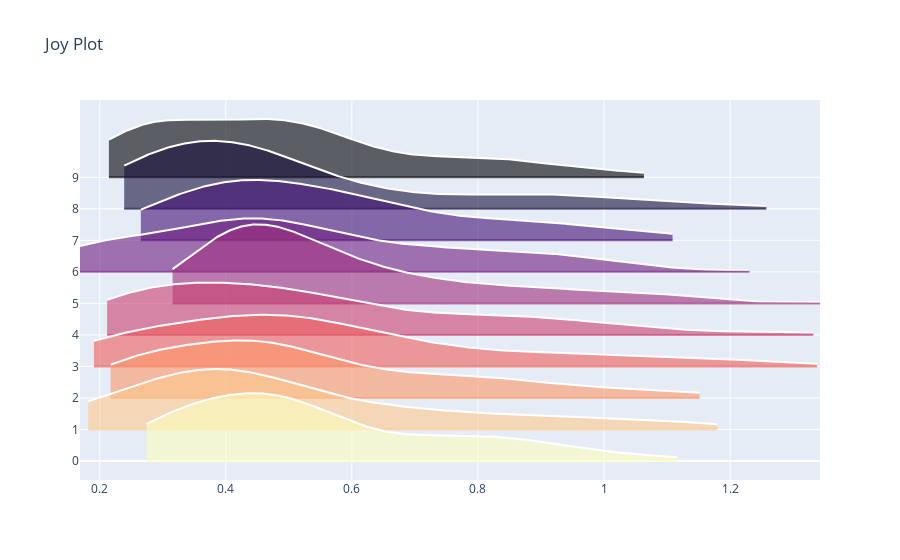

Notebook cell for this chart:
### Code cell
fig = joyplot(avg_pool(feat_cost_gcn[:,:,-2*delay:])[:,:10], "magma", y_scale=1)
fig.show()

### Figure 1 — Plotly figure (JSON) as saved in the notebook; plotly's stock layout.template omitted (floating-point values rounded to 4 significant figures; data arrays with more than 128 entries replaced by an {"elided": "..."} marker saying what was removed)
{"data": [{"legendgroup": "0", "marker": {"color": "white"}, "mode": "lines", "name": "0", "showlegend": true, "type": "scatter", "x": {"elided": "500 float values"}, "xaxis": "x", "y": {"elided": "500 float values"}, "yaxis": "y"}, {"fill": "tonexty", "fillcolor": "rgba(0, 0, 4, 0.6)", "legendgroup": "0", "marker": {"color": "rgba(0, 0, 4, 0.6)"}, "mode": "lines", "name": "0", "showlegend": true, "type": "scatter", "x": {"elided": "500 float values"}, "xaxis": "x", "y": {"elided": "500 int values"}, "yaxis": "y"}, {"legendgroup": "1", "marker": {"color": "white"}, "mode": "lines", "name": "1", "showlegend": true, "type": "scatter", "x": {"elided": "500 float values"}, "xaxis": "x", "y": {"elided": "500 float values"}, "yaxis": "y"}, {"fill": "tonexty", "fillcolor": "rgba(24, 15, 61, 0.6)", "legendgroup": "1", "marker": {"color": "rgba(24, 15, 61, 0.6)"}, "mode": "lines", "name": "1", "showlegend": true, "type": "scatter", "x": {"elided": "500 float values"}, "xaxis": "x", "y": {"elided": "500 int values"}, "yaxis": "y"}, {"legendgroup": "2", "marker": {"color": "white"}, "mode": "lines", "name": "2", "showlegend": true, "type": "scatter", "x": {"elided": "500 float values"}, "xaxis": "x", "y": {"elided": "500 float values"}, "yaxis": "y"}, {"fill": "tonexty", "fillcolor": "rgba(68, 15, 118, 0.6)", "legendgroup": "2", "marker": {"color": "rgba(68, 15, 118, 0.6)"}, "mode": "lines", "name": "2", "showlegend": true, "type": "scatter", "x": {"elided": "500 float values"}, "xaxis": "x", "y": {"elided": "500 int values"}, "yaxis": "y"}, {"legendgroup": "3", "marker": {"color": "white"}, "mode": "lines", "name": "3", "showlegend": true, "type": "scatter", "x": {"elided": "500 float values"}, "xaxis": "x", "y": {"elided": "500 float values"}, "yaxis": "y"}, {"fill": "tonexty", "fillcolor": "rgba(114, 31, 129, 0.6)", "legendgroup": "3", "marker": {"color": "rgba(114, 31, 129, 0.6)"}, "mode": "lines", "name": "3", "showlegend": true, "type": "scatter", "x": {"elided": "500 float values"}, "xaxis": "x", "y": {"elided": "500 int values"}, "yaxis": "y"}, {"legendgroup": "4", "marker": {"color": "white"}, "mode": "lines", "name": "4", "showlegend": true, "type": "scatter", "x": {"elided": "500 float values"}, "xaxis": "x", "y": {"elided": "500 float values"}, "yaxis": "y"}, {"fill": "tonexty", "fillcolor": "rgba(158, 47, 127, 0.6)", "legendgroup": "4", "marker": {"color": "rgba(158, 47, 127, 0.6)"}, "mode": "lines", "name": "4", "showlegend": true, "type": "scatter", "x": {"elided": "500 float values"}, "xaxis": "x", "y": {"elided": "500 int values"}, "yaxis": "y"}, {"legendgroup": "5", "marker": {"color": "white"}, "mode": "lines", "name": "5", "showlegend": true, "type": "scatter", "x": {"elided": "500 float values"}, "xaxis": "x", "y": {"elided": "500 float values"}, "yaxis": "y"}, {"fill": "tonexty", "fillcolor": "rgba(205, 64, 113, 0.6)", "legendgroup": "5", "marker": {"color": "rgba(205, 64, 113, 0.6)"}, "mode": "lines", "name": "5", "showlegend": true, "type": "scatter", "x": {"elided": "500 float values"}, "xaxis": "x", "y": {"elided": "500 int values"}, "yaxis": "y"}, {"legendgroup": "6", "marker": {"color": "white"}, "mode": "lines", "name": "6", "showlegend": true, "type": "scatter", "x": {"elided": "500 float values"}, "xaxis": "x", "y": {"elided": "500 float values"}, "yaxis": "y"}, {"fill": "tonexty", "fillcolor": "rgba(241, 96, 93, 0.6)", "legendgroup": "6", "marker": {"color": "rgba(241, 96, 93, 0.6)"}, "mode": "lines", "name": "6", "showlegend": true, "type": "scatter", "x": {"elided": "500 float values"}, "xaxis": "x", "y": {"elided": "500 int values"}, "yaxis": "y"}, {"legendgroup": "7", "marker": {"color": "white"}, "mode": "lines", "name": "7", "showlegend": true, "type": "scatter", "x": {"elided": "500 float values"}, "xaxis": "x", "y": {"elided": "500 float values"}, "yaxis": "y"}, {"fill": "tonexty", "fillcolor": "rgba(253, 150, 104, 0.6)", "legendgroup": "7", "marker": {"color": "rgba(253, 150, 104, 0.6)"}, "mode": "lines", "name": "7", "showlegend": true, "type": "scatter", "x": {"elided": "500 float values"}, "xaxis": "x", "y": {"elided": "500 int values"}, "yaxis": "y"}, {"legendgroup": "8", "marker": {"color": "white"}, "mode": "lines", "name": "8", "showlegend": true, "type": "scatter", "x": {"elided": "500 float values"}, "xaxis": "x", "y": {"elided": "500 float values"}, "yaxis": "y"}, {"fill": "tonexty", "fillcolor": "rgba(254, 202, 141, 0.6)", "legendgroup": "8", "marker": {"color": "rgba(254, 202, 141, 0.6)"}, "mode": "lines", "name": "8", "showlegend": true, "type": "scatter", "x": {"elided": "500 float values"}, "xaxis": "x", "y": {"elided": "500 int values"}, "yaxis": "y"}, {"legendgroup": "9", "marker": {"color": "white"}, "mode": "lines", "name": "9", "showlegend": true, "type": "scatter", "x": {"elided": "500 float values"}, "xaxis": "x", "y": {"elided": "500 float values"}, "yaxis": "y"}, {"fill": "tonexty", "fillcolor": "rgba(252, 253, 191, 0.6)", "legendgroup": "9", "marker": {"color": "rgba(252, 253, 191, 0.6)"}, "mode": "lines", "name": "9", "showlegend": true, "type": "scatter", "x": {"elided": "500 float values"}, "xaxis": "x", "y": {"elided": "500 int values"}, "yaxis": "y"}], "layout": {"autosize": true, "showlegend": false, "title": {"text": "Joy Plot"}, "xaxis": {"autorange": true, "range": [0.1687, 1.343], "type": "linear"}, "yaxis": {"autorange": true, "range": [-0.6027, 11.45], "showticklabels": true, "tickvals": [0, 1, 2, 3, 4, 5, 6, 7, 8, 9], "type": "linear"}}}
